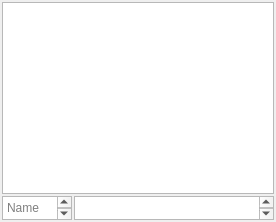
<?xml version="1.0" encoding="UTF-8"?>
<ui version="4.0">
 <class>AOServerChat</class>
 <widget class="QDockWidget" name="AOServerChat">
  <property name="geometry">
   <rect>
    <x>0</x>
    <y>0</y>
    <width>276</width>
    <height>222</height>
   </rect>
  </property>
  <property name="windowTitle">
   <string>Out-of-character</string>
  </property>
  <widget class="QWidget" name="dockWidgetContents">
   <layout class="QGridLayout" name="gridLayout">
    <property name="leftMargin">
     <number>2</number>
    </property>
    <property name="topMargin">
     <number>2</number>
    </property>
    <property name="rightMargin">
     <number>2</number>
    </property>
    <property name="bottomMargin">
     <number>2</number>
    </property>
    <property name="spacing">
     <number>2</number>
    </property>
    <item row="2" column="1">
     <widget class="QPlainTextEdit" name="ooc_chat_message">
      <property name="sizePolicy">
       <sizepolicy hsizetype="Preferred" vsizetype="MinimumExpanding">
        <horstretch>3</horstretch>
        <verstretch>0</verstretch>
       </sizepolicy>
      </property>
      <property name="maximumSize">
       <size>
        <width>16777215</width>
        <height>24</height>
       </size>
      </property>
     </widget>
    </item>
    <item row="2" column="0">
     <widget class="QPlainTextEdit" name="ooc_chat_name">
      <property name="sizePolicy">
       <sizepolicy hsizetype="Expanding" vsizetype="MinimumExpanding">
        <horstretch>1</horstretch>
        <verstretch>0</verstretch>
       </sizepolicy>
      </property>
      <property name="maximumSize">
       <size>
        <width>90</width>
        <height>24</height>
       </size>
      </property>
      <property name="placeholderText">
       <string>Name</string>
      </property>
     </widget>
    </item>
    <item row="0" column="0" colspan="2">
     <widget class="QTextEdit" name="server_chatlog">
      <property name="sizePolicy">
       <sizepolicy hsizetype="Preferred" vsizetype="Expanding">
        <horstretch>0</horstretch>
        <verstretch>1</verstretch>
       </sizepolicy>
      </property>
      <property name="minimumSize">
       <size>
        <width>0</width>
        <height>170</height>
       </size>
      </property>
     </widget>
    </item>
   </layout>
  </widget>
 </widget>
 <resources/>
 <connections/>
</ui>
